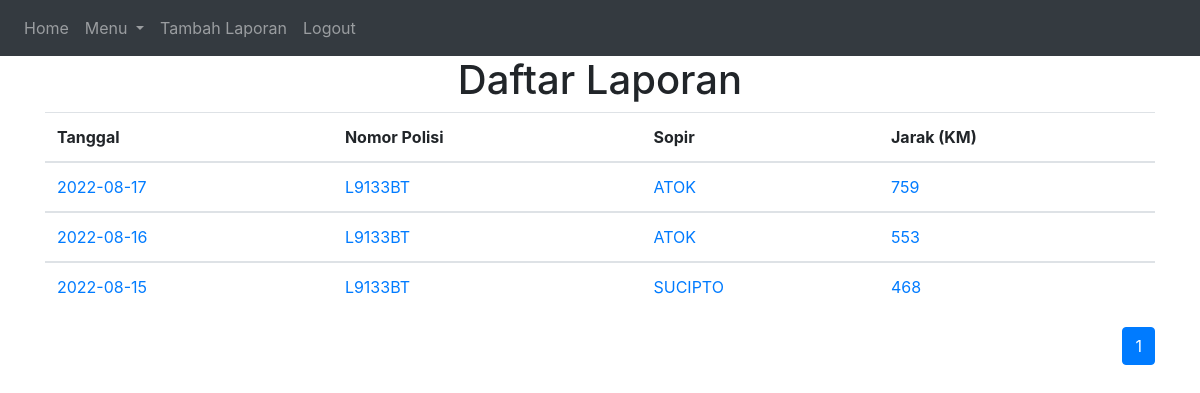
The page /nopol/L9133BT (signed in) on the database its author committed.
### website/models.py (models this page shows)
class Laporan(db.Model):
    id = db.Column(db.Integer, primary_key=True)
    tanggal = db.Column(db.Date())
    nopol = db.Column(db.String(100))
    sopir = db.Column(db.String(100))
    tujuan = db.Column(db.String(500))
    km_awal = db.Column(db.Integer)
    km_isi = db.Column(db.Integer)
    solar_awal = db.Column(db.Float)
    tujuan = db.Column(db.String(500))
    e_toll = db.Column(db.Integer)
    username = db.Column(db.String(150), db.ForeignKey('user.username'))

### website/views.py (the view)
@views.route('/nopol/<nopol>', methods=['GET'])
@login_required
def laporan_nopol(nopol):
    page = request.args.get('page', 1, type=int)
    list_laporan = Laporan.query.filter(Laporan.nopol==nopol).order_by(desc(Laporan.tanggal)).paginate(page = page, per_page=20)
    return render_template("home.html", user=current_user, laporan=list_laporan)

### website/__init__.py (called while the page is built)
def create_app():
    app = Flask(__name__)
    app.config['SECRET_KEY'] = '123123'
    app.config['SQLALCHEMY_DATABASE_URI'] = f'sqlite:///{DB_NAME}'
    app.config['MAX_CONTENT_LENGTH'] = 16 * 1024 * 1024
    db.init_app(app)
    from .views import views
    from .auth import auth
    app.register_blueprint(views, url_prefix='/')
    app.register_blueprint(auth, url_prefix='/')
    from .models import User, Laporan
    create_database(app)
    login_manager = LoginManager()
    login_manager.login_view = 'auth.login'
    login_manager.init_app(app)
    @login_manager.user_loader
    def load_user(id):
        return User.query.get(int(id))
    return app

### website/templates/home.html (shortened to what this page needs)
{% extends "base.html" %} {% block title %}App Laporan Truk{% endblock %}
    {% block content %}
    <h1 align="center">Daftar Laporan</h1>
    <ul class="list-group list-group-flush" id="aktivitas">
      <table class="table table-striped-columns">
        <thead>
          <tr>
            <th scope="col">Tanggal</th>
            <th scope="col">Nomor Polisi</th>
            <th scope="col">Sopir</th>
            <th scope="col">Jarak (KM)</th>
          </tr>
        </thead>
      {% for list in laporan.items %}
        <tbody>
          <tr>
            <td><a href="{{ url_for('views.laporan', id=list.id) }}" class="link-dark">{{ list.tanggal }}</a></td>
            <td><a href="{{ url_for('views.laporan', id=list.id) }}" class="link-dark">{{ list.nopol }}</a></td>
            <td><a href="{{ url_for('views.laporan', id=list.id) }}" class="link-dark">{{ list.sopir }}</a></td>
            <td><a href="{{ url_for('views.laporan', id=list.id) }}" class="link-dark">{{ list.km_isi-list.km_awal }}</a></td>
          </tr>
        </tbody>
      {% endfor %}
      </table>
      <nav aria-label="Page navigation example">
        <ul class="pagination justify-content-end">
          {% for page_num in laporan.iter_pages(left_edge=1, right_edge=1, left_current=1, right_current=2) %}
            {% if page_num %}
              {% if laporan.page == page_num %}
              <li class="page-item active"><a class="page-link" href="{{ url_for('views.home', page=page_num) }}">{{ page_num }}</a></li>
              {% else %}
              <li class="page-item"><a class="page-link" href="{{ url_for('views.home', page=page_num) }}">{{ page_num }}</a></li>
              {% endif %}
              {% else %}
              <li class="page-item"><a class="page-link" href="{{ url_for('views.home', page=page_num) }}">...</a></li>
            {% endif %}
          {% endfor %}
        </ul>
      </nav>
    {% endblock %}

### rows shown on the page
Laporan: tanggal "2022-08-17", nopol "L9133BT", sopir "ATOK", list.km_isi-list.km_awal "759"
Laporan: tanggal "2022-08-16", nopol "L9133BT", sopir "ATOK", list.km_isi-list.km_awal "553"
Laporan: tanggal "2022-08-15", nopol "L9133BT", sopir "SUCIPTO", list.km_isi-list.km_awal "468"

### other values the page prints
{{ page_num }} "1"
